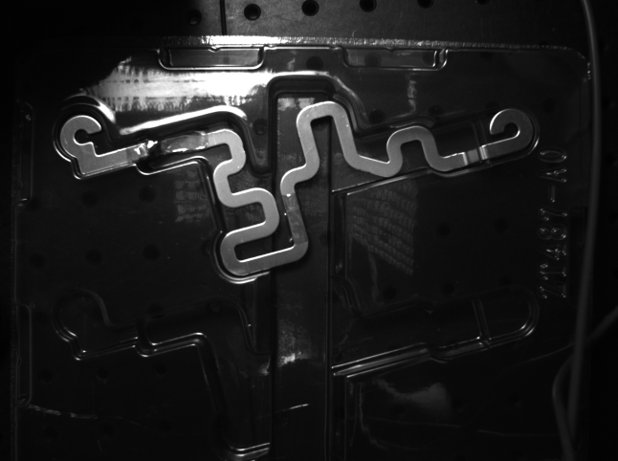
#> input picture manta-vision/dataset/images/train/trainA_0001.png, 618 x 461 px; its folder holds only this picture in this run
$ python annotate.py
#> lines starting #> are read from the running program, lines starting #| are printed output that depends on the picture
"""Manual multi-instance polygon segmentation annotator, zero cloud service.

python src/annotate.py --split train
  Left-click: add polygon vertex | Right-click: undo vertex | Enter: commit
  1/2: select Speaker/Electronic Module class | S: save all labels
  N: next image | P: previous | U: remove last completed polygon | Q: quit

YOLO segmentation labels represent polygons, not topological holes. Label visible
outer component boundaries accurately; internal feature masks require another task.
"""
from pathlib import Path
import argparse
import json
import cv2
import numpy as np
from vision.geometry import polygons_to_line

ROOT = Path(__file__).resolve().parents[1]
CLASSES = {0:'Speaker',1:'Electronic Module'}


def read_existing(label_path, width, height):
    """Load existing YOLO normalized polygons to avoid accidental label loss."""
    existing=[]
    if not label_path.exists():return existing
    for row in label_path.read_text().splitlines():
        bits=row.split()
        if not bits:continue
        try:
            klass=int(bits[0]); vals=np.array([float(v) for v in bits[1:]], dtype=np.float64)
        except ValueError:continue
        if len(vals)<6 or len(vals)%2:continue
        xy=vals.reshape(-1,2)
        pts=np.column_stack((np.rint(xy[:,0]*width),np.rint(xy[:,1]*height))).astype(int)
        existing.append((klass,pts.tolist()))
    return existing


def annotate_one(path: Path, labels: Path, first_class=0):
    """Edit one image; returns next/prev/quit action or saves on S."""
#> called with first_class = 0
    image=cv2.imread(str(path),cv2.IMREAD_COLOR)
#> image is the input picture: shape (461, 618, 3); min 1, max 255, mean 30
    if image is None:raise ValueError(f'Cannot open image: {path}')
    h,w=image.shape[:2]
#> h = 461; w = 618
    label_path=labels/f'{path.stem}.txt'
    completed=read_existing(label_path,w,h)
#> completed = []
    current=[]
    selected=first_class
    window='Polygon labeling - see console controls'
    cv2.namedWindow(window,cv2.WINDOW_NORMAL)
    def on_mouse(event,x,y,flags,param):
        if event==cv2.EVENT_LBUTTONDOWN:
            current.append([int(x),int(y)])
        if event==cv2.EVENT_RBUTTONDOWN and current:
            current.pop()
    cv2.setMouseCallback(window,on_mouse)
    while True:
        view=image.copy()
        for idx,(cls,points) in enumerate(completed):
            poly=np.array(points,dtype=np.int32)
            cv2.polylines(view,[poly],True,(20,210,20),2)
            cv2.putText(view,f'{CLASSES.get(cls,cls)} #{idx+1}',tuple(poly[0]),
                        cv2.FONT_HERSHEY_SIMPLEX,.6,(30,240,60),2)
        if current:
            cv2.polylines(view,[np.array(current,np.int32)],False,(0,220,255),2)
            for point in current:cv2.circle(view,tuple(point),3,(0,0,255),-1)
        cv2.putText(view,f'{path.name} | class {selected} {CLASSES[selected]} | polygons {len(completed)}',
                    (12,30),cv2.FONT_HERSHEY_SIMPLEX,.65,(0,255,255),2)
        cv2.putText(view,'Left add | Right undo | Enter commit | 1/2 class | S save | N next | P prev | U undo | Q',
                    (12,58),cv2.FONT_HERSHEY_SIMPLEX,.46,(0,255,255),1)
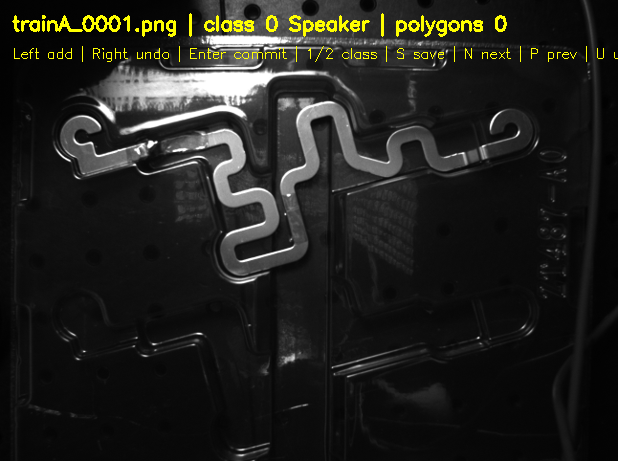
#> view: shape (461, 618, 3); mean B, G, R 29.5, 33.3, 33.3
        cv2.imshow(window,view)
        key=cv2.waitKey(30)&255
#> (key q is pressed here)
        if key in (ord('1'),ord('2')):
            selected=int(chr(key))-1
        elif key in (13,10) and len(current)>=3:
            completed.append((selected,list(current)))
            current.clear()
        elif key==ord('u') and completed:
            completed.pop()
        elif key==ord('s'):
            labels.mkdir(parents=True,exist_ok=True)
            lines=[polygons_to_line(points,h,w,klass) for klass,points in completed]
            label_path.write_text('\n'.join(lines)+'\n' if lines else '',encoding='utf-8')
            print(f'[SAVED] {label_path.name} | {len(lines)} instances')
        elif key in (ord('n'),ord('p'),ord('q'),27):
            cv2.destroyWindow(window)
            return {ord('n'):1,ord('p'):-1,ord('q'):0,27:0}[key]


def main():
    """Iterate images in chosen split; explicit S saves each image's polygons."""
    p=argparse.ArgumentParser(description=__doc__)
    p.add_argument('--split',choices=['train','val'],default='train')
    args=p.parse_args()
    folder=ROOT/'dataset'/'images'/args.split
    labels=ROOT/'dataset'/'labels'/args.split
    images=sorted([x for x in folder.glob('*') if x.suffix.lower() in {'.png','.jpg','.jpeg','.bmp'}])
    if not images:raise SystemExit(f'No images in {folder}. Run capture_dataset.py or copy images first.')
    i=0
    while 0<=i<len(images):
        step=annotate_one(images[i],labels)
#> step = 0
        if step==0:break
        i=max(0,min(len(images)-1,i+step))

if __name__=='__main__':main()

$ run again, on manta-vision/dataset/images/train/trainA_0002.png
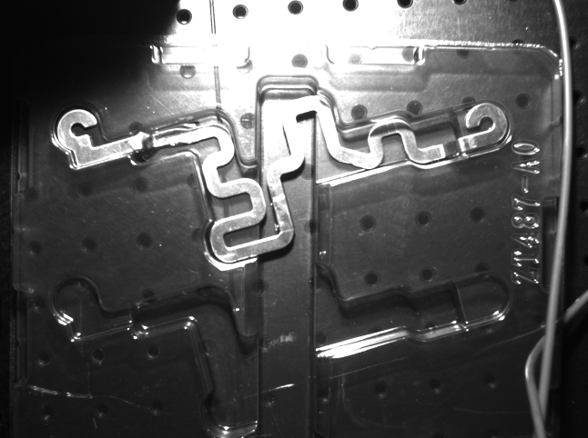
#> input picture manta-vision/dataset/images/train/trainA_0002.png, 588 x 438 px
#> in annotate_one, image is the input picture: shape (438, 588, 3); min 3, max 255, mean 85.6
#> in annotate_one, `cv2.putText(view,'Left add | Right undo | Enter commit | 1/2 class | S..`:
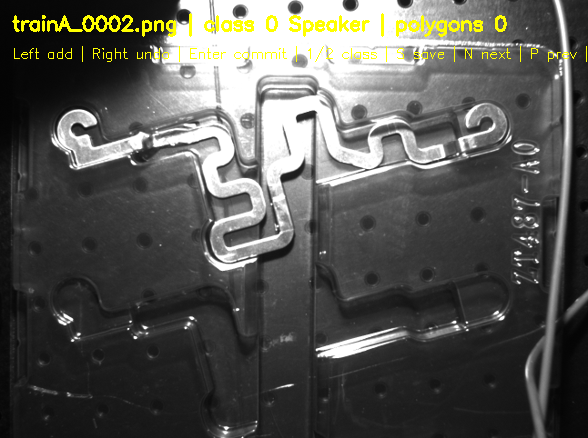
#> view: shape (438, 588, 3); mean B, G, R 83.2, 87.4, 87.4
#> step = 0
